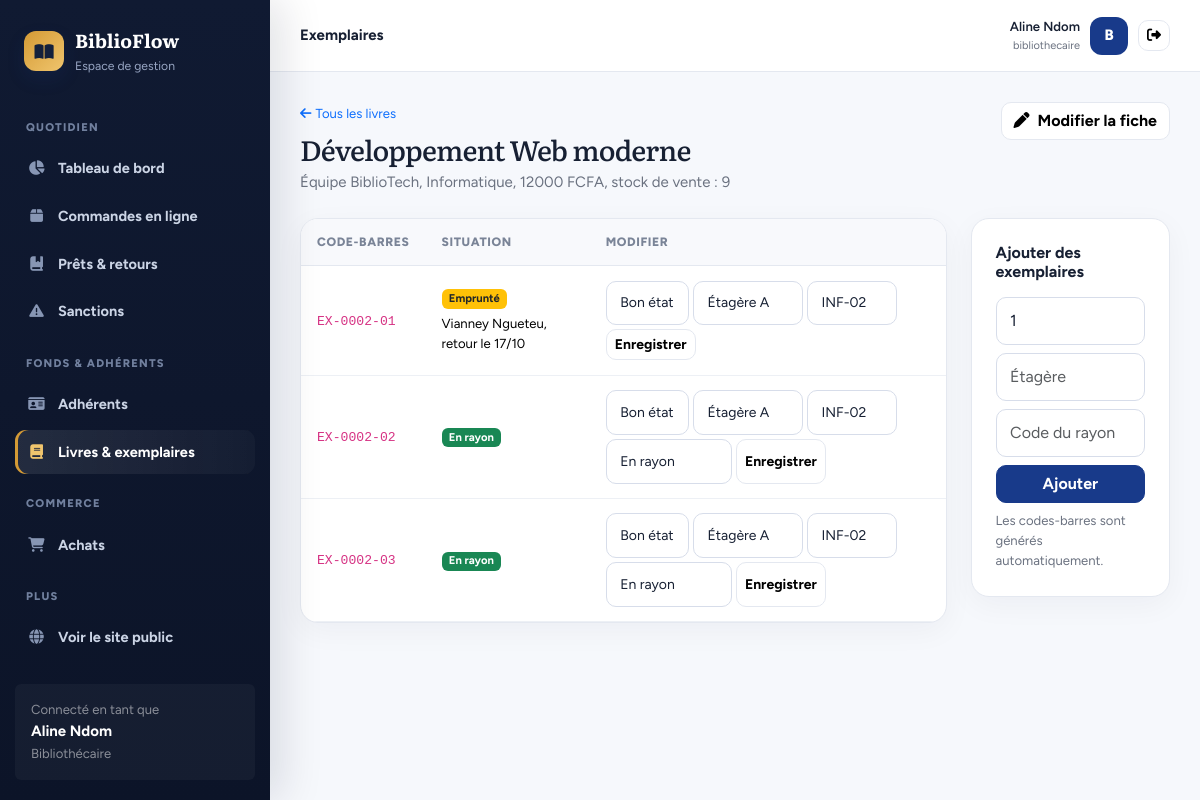
The page /gestion/livres/2/ (signed in) on the database its author committed.
### bibliotheque/models.py (models this page shows, shortened)
class Utilisateur(AbstractUser):
    ROLES = [("adherent", "Adhérent"), ("bibliothecaire", "Bibliothécaire"), ("administrateur", "Administrateur")]
    STATUTS = [("en_attente", "En attente de validation"), ("actif", "Actif"), ("suspendu", "Suspendu")]
    first_name = None  # remplacés par nom / prénom
    last_name = None
    nom = models.CharField(max_length=80)
    prenom = models.CharField(max_length=80)
    telephone = models.CharField(max_length=20, blank=True)
    adresse = models.CharField(max_length=200, blank=True)
    role = models.CharField(max_length=20, choices=ROLES, default="adherent")
    statut = models.CharField(max_length=12, choices=STATUTS, default="actif")
    numero_carte = models.CharField(max_length=20, unique=True, null=True, blank=True)
    date_expiration = models.DateField(null=True, blank=True)  # fin de validité de l'adhésion
    suspendu_jusqu = models.DateField(null=True, blank=True)   # emprunts suspendus après un retard
    REQUIRED_FIELDS = ["nom", "prenom", "email"]
    def get_full_name(self):
        return f"{self.prenom} {self.nom}".strip()
    def __str__(self):
        return self.get_full_name() or self.username
    @property
    def est_personnel(self):
        return self.is_superuser or self.role in ("bibliothecaire", "administrateur")

class Livre(models.Model):
    titre = models.CharField(max_length=200)
    auteur = models.CharField(max_length=120)
    isbn = models.CharField(max_length=20, unique=True, null=True, blank=True)
    description = models.TextField(blank=True)
    image = models.CharField(max_length=255, blank=True)  # chemin relatif dans static/media
    categorie = models.CharField(max_length=80, blank=True)
    annee_publication = models.PositiveSmallIntegerField(null=True, blank=True)
    langue = models.CharField(max_length=30, default="Français")
    prix = models.DecimalField(max_digits=10, decimal_places=2, default=0)  # prix de vente
    stock_vente = models.PositiveIntegerField(default=0)                    # exemplaires à vendre
    actif = models.BooleanField(default=True)
    class Meta:
        ordering = ["titre"]

class Exemplaire(models.Model):
    ETATS = [("bon", "Bon état"), ("abime", "Abîmé")]
    STATUTS = [("disponible", "En rayon"), ("emprunte", "Emprunté"), ("reserve", "Mis de côté"),
               ("perdu", "Perdu"), ("retire", "Retiré du fonds")]
    livre = models.ForeignKey(Livre, on_delete=models.CASCADE, related_name="exemplaires")
    code_barres = models.CharField(max_length=40, unique=True)
    etat_physique = models.CharField(max_length=10, choices=ETATS, default="bon")
    statut = models.CharField(max_length=12, choices=STATUTS, default="disponible")
    etagere = models.CharField(max_length=40, blank=True)
    code_rayon = models.CharField(max_length=20, blank=True)

class Emprunt(models.Model):
    STATUTS = [("demande", "Demandé"), ("prete", "Prêt à retirer"), ("en_cours", "En cours"), ("retard", "En retard"),
               ("rendu", "Rendu"), ("perdu", "Perdu"), ("annule", "Annulé")]
    ACTIFS = ("demande", "prete", "en_cours", "retard")   # compte dans la limite d'emprunts
    OUVERTS = ("en_cours", "retard")                      # livre actuellement chez l'adhérent
    PAIEMENTS = [("impayee", "Impayée"), ("payee", "Payée"), ("annulee", "Annulée")]
    adherent = models.ForeignKey(Utilisateur, on_delete=models.PROTECT, related_name="emprunts")
    personnel = models.ForeignKey(Utilisateur, on_delete=models.SET_NULL, null=True, blank=True,
                                  related_name="emprunts_acceptes")
    exemplaire = models.ForeignKey(Exemplaire, on_delete=models.PROTECT, related_name="emprunts")
    date_demande = models.DateTimeField(auto_now_add=True)
    date_emprunt = models.DateField(default=timezone.localdate)
    date_retour_prevue = models.DateField(null=True, blank=True)
    date_limite_retrait = models.DateField(null=True, blank=True)
    date_retour_effective = models.DateField(null=True, blank=True)
    statut = models.CharField(max_length=10, choices=STATUTS, default="en_cours")
    adresse_livraison = models.CharField(max_length=250, blank=True)  # vide = retrait à la bibliothèque
    nb_prolongations = models.PositiveSmallIntegerField(default=0)
    motif_sanction = models.CharField(max_length=200, blank=True)
    montant_sanction = models.DecimalField(max_digits=10, decimal_places=2, default=0)
    statut_paiement = models.CharField(max_length=10, choices=PAIEMENTS, blank=True)
    date_sanction = models.DateTimeField(null=True, blank=True)
    class Meta:
        ordering = ["-date_emprunt", "-id"]

### bibliotheque/views.py (the view, shortened to what this page needs)
# urls.py: path("gestion/livres/<int:pk>/", views.livre_exemplaires, name="livre_exemplaires"),
@role_requis(*STAFF)
def livre_exemplaires(request, pk):
    livre = get_object_or_404(Livre, pk=pk)
    exs = list(livre.exemplaires.order_by("code_barres"))
    en_cours = {e.exemplaire_id: e for e in Emprunt.objects.filter(exemplaire__livre=livre, statut__in=Emprunt.ACTIFS)
                .select_related("adherent")}
    for ex in exs:
        ex.emprunt_actif = en_cours.get(ex.pk)
        ex.statut_modifiable = ex.statut in ("disponible", "perdu", "retire")
    return render(request, "bibliotheque/livre_exemplaires.html", {
        "livre": livre, "exemplaires": exs, "etats": Exemplaire.ETATS,
        "statuts_libres": [s for s in Exemplaire.STATUTS if s[0] in ("disponible", "perdu", "retire")]})

### bibliotheque/templates/bibliotheque/livre_exemplaires.html
{% extends "bibliotheque/base.html" %}{% block titre %}{{ livre.titre }} – BiblioFlow{% endblock %}{% block entete %}Exemplaires{% endblock %}{% block contenu %}
<div class="d-flex flex-wrap justify-content-between align-items-start gap-3 mb-4"><div><a href="{% url 'livres_gestion' %}" class="small text-decoration-none"><i class="fa-solid fa-arrow-left me-1"></i>Tous les livres</a><h1 class="h3 mb-1 mt-2">{{ livre.titre }}</h1><div class="muted">{{ livre.auteur }}{% if livre.categorie %}, {{ livre.categorie }}{% endif %}, {{ livre.prix|floatformat:0 }} FCFA, stock de vente : {{ livre.stock_vente }}</div></div><a class="btn btn-light" href="{% url 'livre_modifier' livre.pk %}"><i class="fa-solid fa-pen me-2"></i>Modifier la fiche</a></div>
<div class="row g-4"><div class="col-lg-9"><div class="cardx table-card"><div class="table-responsive"><table class="table"><thead><tr><th>Code-barres</th><th>Situation</th><th>Modifier</th></tr></thead><tbody>
{% for ex in exemplaires %}<tr><td><code>{{ ex.code_barres }}</code></td><td>{% if ex.statut == 'emprunte' %}<span class="badge bg-warning text-dark">Emprunté</span>{% elif ex.statut == 'reserve' %}<span class="badge bg-info">Mis de côté</span>{% elif ex.statut == 'disponible' %}<span class="badge bg-success">En rayon</span>{% else %}<span class="badge bg-dark">{{ ex.get_statut_display }}</span>{% endif %}{% if ex.emprunt_actif %}<div class="small mt-1">{{ ex.emprunt_actif.adherent }}{% if ex.emprunt_actif.date_retour_prevue %}, retour le {{ ex.emprunt_actif.date_retour_prevue|date:"d/m" }}{% endif %}</div>{% endif %}</td>
<td><form method="post" class="d-flex gap-1 flex-wrap">{% csrf_token %}<input type="hidden" name="action" value="modifier"><input type="hidden" name="ex" value="{{ ex.pk }}">
<select name="etat_physique" class="form-select form-select-sm" style="width:auto" aria-label="État physique">{% for k,l in etats %}<option value="{{ k }}" {% if ex.etat_physique == k %}selected{% endif %}>{{ l }}</option>{% endfor %}</select>
<input name="etagere" value="{{ ex.etagere }}" class="form-control form-control-sm" style="width:110px" placeholder="Étagère" aria-label="Étagère"><input name="code_rayon" value="{{ ex.code_rayon }}" class="form-control form-control-sm" style="width:90px" placeholder="Rayon" aria-label="Code du rayon">
{% if ex.statut_modifiable %}<select name="statut" class="form-select form-select-sm" style="width:auto" aria-label="Situation">{% for k,l in statuts_libres %}<option value="{{ k }}" {% if ex.statut == k %}selected{% endif %}>{{ l }}</option>{% endfor %}</select>{% endif %}
<button class="btn btn-sm btn-light">Enregistrer</button></form></td></tr>{% empty %}<tr><td colspan="3" class="empty">Aucun exemplaire : ce livre n’est pas encore empruntable.</td></tr>{% endfor %}</tbody></table></div></div></div>
<div class="col-lg-3"><div class="cardx p-4"><h6 class="fw-bold">Ajouter des exemplaires</h6><form method="post" class="mt-3 d-grid gap-2">{% csrf_token %}<input type="hidden" name="action" value="ajouter"><input type="number" name="nombre" value="1" min="1" max="50" class="form-control" aria-label="Nombre"><input name="etagere" class="form-control" placeholder="Étagère"><input name="code_rayon" class="form-control" placeholder="Code du rayon"><button class="btn btn-primary">Ajouter</button></form><div class="small muted mt-2">Les codes-barres sont générés automatiquement.</div></div></div></div>{% endblock %}

### bibliotheque/templates/bibliotheque/base.html (shortened to what this page needs)
{% load static %}<!doctype html>
<html lang="fr"><head><meta charset="utf-8"><meta name="viewport" content="width=device-width, initial-scale=1"><title>{% block titre %}BiblioFlow{% endblock %}</title>
<link href="https://cdn.jsdelivr.net/npm/bootstrap@5.3.3/dist/css/bootstrap.min.css" rel="stylesheet"><link href="https://cdnjs.cloudflare.com/ajax/libs/font-awesome/6.5.2/css/all.min.css" rel="stylesheet"><link href="{% static 'bibliotheque/app.css' %}" rel="stylesheet"></head>
<body>{% with u=request.resolver_match.url_name %}<div class="app-shell">
<aside class="sidebar" id="sidebar">
  <div class="brand"><div class="brand-icon"><i class="fa-solid fa-book-open"></i></div><div><strong>BiblioFlow</strong><small>Espace de gestion</small></div></div>
  <div class="nav-title">Quotidien</div>
  <a class="side-link {% if u == 'tableau_bord' %}active{% endif %}" href="{% url 'tableau_bord' %}"><i class="fa-solid fa-chart-pie"></i>Tableau de bord</a>
  <a class="side-link {% if u == 'commandes' %}active{% endif %}" href="{% url 'commandes' %}"><i class="fa-solid fa-box"></i>Commandes en ligne</a>
  <a class="side-link {% if u == 'emprunts' %}active{% endif %}" href="{% url 'emprunts' %}"><i class="fa-solid fa-book-bookmark"></i>Prêts &amp; retours</a>
  <a class="side-link {% if u == 'sanctions' %}active{% endif %}" href="{% url 'sanctions' %}"><i class="fa-solid fa-triangle-exclamation"></i>Sanctions</a>
  <div class="nav-title">Fonds &amp; adhérents</div>
  <a class="side-link {% if u == 'adherents' or u == 'adherent_detail' or u == 'adherent_nouveau' or u == 'adherent_modifier' %}active{% endif %}" href="{% url 'adherents' %}"><i class="fa-solid fa-id-card"></i>Adhérents</a>
  <a class="side-link {% if u == 'livres_gestion' or u == 'livre_exemplaires' or u == 'livre_nouveau' or u == 'livre_modifier' %}active{% endif %}" href="{% url 'livres_gestion' %}"><i class="fa-solid fa-book"></i>Livres &amp; exemplaires</a>
  <div class="nav-title">Commerce</div>
  <a class="side-link {% if u == 'achats' or u == 'achat_detail' or u == 'achat_nouveau' %}active{% endif %}" href="{% url 'achats' %}"><i class="fa-solid fa-cart-shopping"></i>Achats</a>
  <div class="nav-title">Plus</div>
  <a class="side-link" href="{% url 'accueil' %}"><i class="fa-solid fa-globe"></i>Voir le site public</a>
  <div class="mt-4 p-3 rounded-2" style="background:#ffffff0a"><div class="small text-white-50">Connecté en tant que</div><strong>{{ user.get_full_name|default:user.username }}</strong><div class="small text-white-50">{{ user.get_role_display }}</div></div>
</aside>
<main class="main"><header class="topbar"><div class="d-flex align-items-center gap-3"><div class="fw-bold">{% block entete %}{% endblock %}</div></div>
<div class="user-chip"><div class="text-end d-none d-sm-block"><div class="fw-semibold small">{{ user.get_full_name|default:user.username }}</div><div class="muted" style="font-size:11px">{{ user.username }}</div></div><div class="avatar">{{ user.username|first|upper }}</div><form method="post" action="{% url 'logout' %}">{% csrf_token %}<button class="btn btn-sm btn-light" title="Déconnexion"><i class="fa-solid fa-right-from-bracket"></i></button></form></div></header>
<div class="content">{% block contenu %}{% endblock %}</div></main></div>{% endwith %}
<script src="https://cdn.jsdelivr.net/npm/bootstrap@5.3.3/dist/js/bootstrap.bundle.min.js"></script>{% block scripts %}{% endblock %}</body></html>

### rows shown on the page
Utilisateur: get_full_name "Aline Ndom", role "Bibliothécaire", username "bibliothecaire", username|first "B"
Livre: titre "Développement Web moderne", auteur "Équipe BiblioTech", categorie "Informatique", prix "12000", stock_vente "9"
Exemplaire: code_barres "EX-0002-01", statut "Emprunté", emprunt_actif.adherent "Vianney Ngueteu", emprunt_actif.date_retour_prevue "17/10", etat_physique "Bon état", etagere "Étagère A", code_rayon "INF-02"
Exemplaire: code_barres "EX-0002-02", shows "En rayon", etat_physique "Bon état", etagere "Étagère A", code_rayon "INF-02", statut "En rayon"
Exemplaire: code_barres "EX-0002-03", shows "En rayon", etat_physique "Bon état", etagere "Étagère A", code_rayon "INF-02", statut "En rayon"
